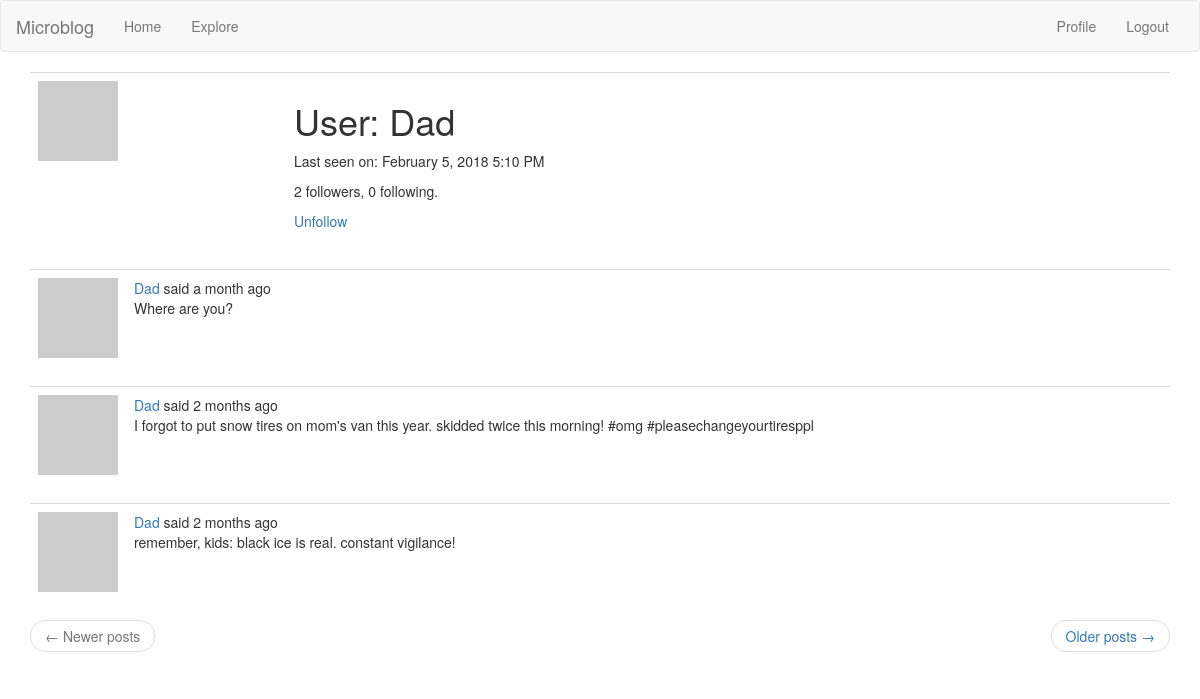
The app's page /user/Dad (signed in), older data.
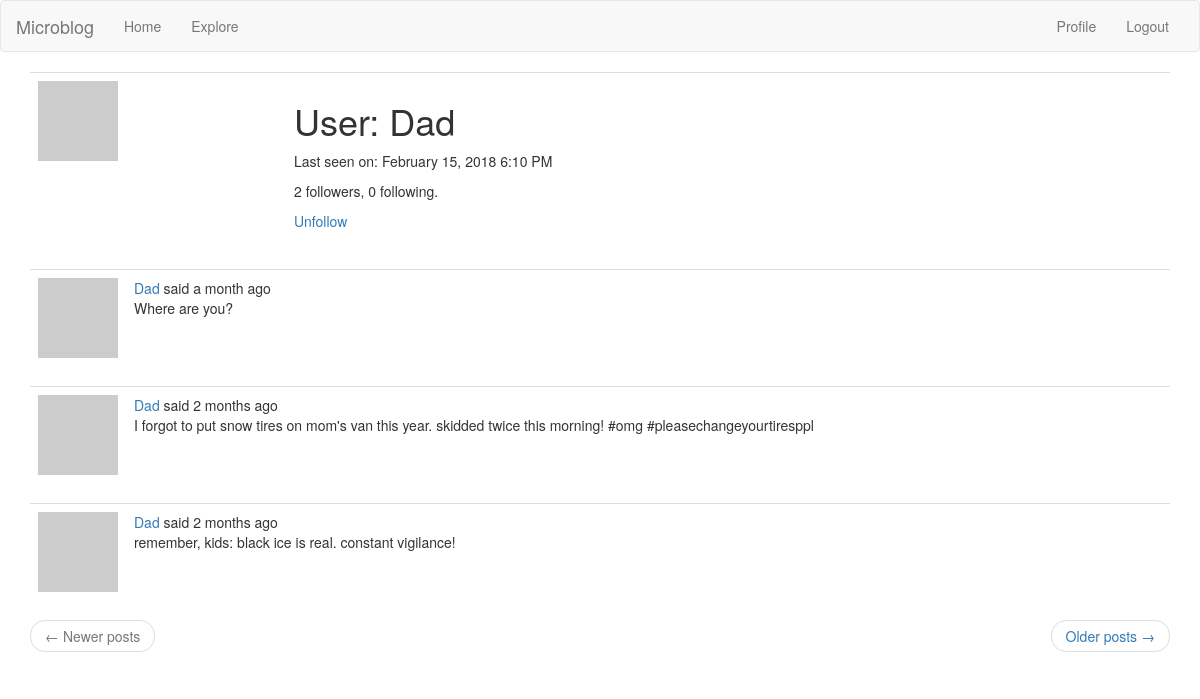
The same page, newer data.
### app/models.py (models this page shows, shortened)
class User(UserMixin, db.Model):
    id = db.Column(db.Integer, primary_key = True)
    username = db.Column(db.String(64), index = True, unique = True)
    email = db.Column(db.String(120), index = True, unique = True)
    password_hash = db.Column(db.String(128))
    posts = db.relationship("Post", backref = "author", lazy = "dynamic")
    about_me = db.Column(db.String(140))
    last_seen = db.Column(db.DateTime, default = datetime.utcnow)
    followed = db.relationship("User", secondary = followers,
    primaryjoin = (followers.c.follower_id == id),
    secondaryjoin = (followers.c.followed_id == id),
    backref = db.backref("followers", lazy = "dynamic"), lazy = "dynamic")
    def avatar(self, size):
        digest = md5(self.email.lower().encode("utf-8")).hexdigest()
        return "https://www.gravatar.com/avatar/{}?d=retro&s={}".format(digest, size)
    def is_following(self, user):
        return self.followed.filter(followers.c.followed_id==user.id).count()>0

### app/routes.py (the view)
@flaskApp.route("/user/<username>")
@login_required
def user(username):
    user = User.query.filter_by(username = username).first_or_404()
    page = request.args.get("page", 1, type = int)
    posts = user.posts.order_by(Post.timestamp.desc()).paginate(page,
        flaskApp.config["POSTS_PER_PAGE"], False)
    next_url = url_for("user", page = posts.next_num, username = username) if posts.has_next else None
    prev_url = url_for("user", page = posts.prev_num, username = username) if posts.has_prev else None
    return render_template("user.html", user = user, posts = posts.items,
        next_url = next_url, prev_url = prev_url)

### app/models.py (called while the page is built)
@login.user_loader
def load_user(id):
    return User.query.get(int(id))

### app/routes.py (called while the page is built)
@flaskApp.before_request
def before_request():
    if current_user.is_authenticated:
        current_user.last_seen = datetime.utcnow()
        db.session.commit()
    g.locale = str(get_locale())

### app/templates/user.html (shortened to what this page needs)
{% extends "base.html" %}
{% block app_content %}
    <table class = "table table-hover">
        <tr>
        <td width = "256px"><img src = "{{ user.avatar(256) }}"</td>
        <td>
            <h1>{{ _("User") }}: {{ user.username }}</h1>
            {% if user.last_seen %}<p>{{ _("Last seen on") }}: {{ moment(user.last_seen).format("LLL") }}</p>{% endif %}
            <p>{{ _("%(count)d followers", count=user.followers.count()) }}, {{ _("%(count)d following.", count=user.followed.count()) }}</p>
            {% if user == current_user %}
            <p><a href = "{{ url_for('edit_profile') }}">{{ _("Edit your profile") }}</a></p>
            <!-- follow or unfollow buttons, depending on whether current_user is
            already following them. -->
            {% elif not current_user.is_following(user) %}
            <p><a href = "{{ url_for('follow', username = user.username) }}">{{ _("Follow") }}</a></p>
            {% else %}
            <p><a href = "{{ url_for('unfollow', username = user.username) }}">{{ _("Unfollow") }}</a></p>
            {% endif %}
        </td>
        </tr>
    </table>
    {% for post in posts %}
        {% include "_post.html" %}
    {% endfor %}
    <nav aria-label="...">
        <ul class="pager">
            <li class="previous{% if not prev_url %} disabled{% endif %}">
                <a href="{{ prev_url or '#' }}">
                    <span aria-hidden="true">&larr;</span> {{ _("Newer posts") }}
                </a>
            </li>
            <li class="next{% if not next_url %} disabled{% endif %}">
                <a href="{{ next_url or '#' }}">
                    {{ _("Older posts") }} <span aria-hidden="true">&rarr;</span>
                </a>
            </li>
        </ul>
    </nav>
{% endblock %}

Row changes from the older to the newer data that the page shows:
changed User "Dad": last_seen "February 5, 2018 5:10 PM" → "February 15, 2018 6:10 PM"
